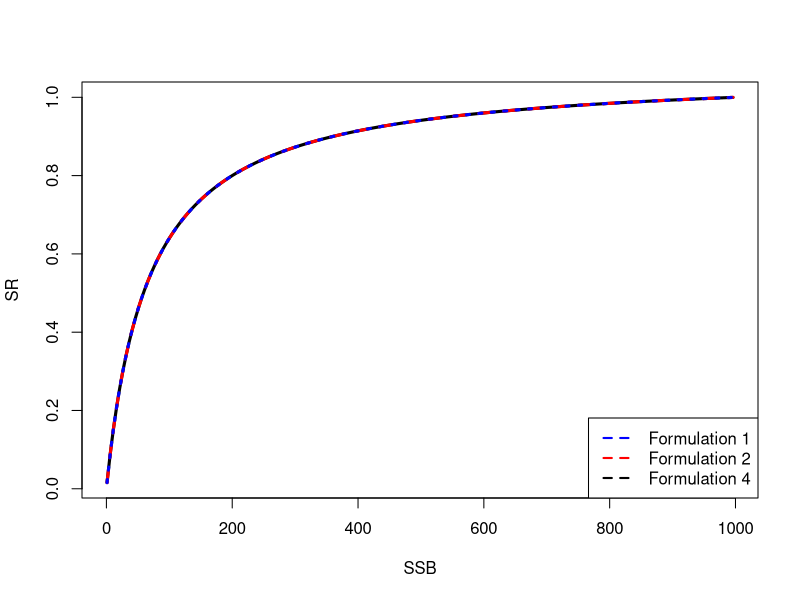

Here is the R script that generated this plot:
## ---- chunk 1
#' BH
#' @description Beverton holt stock recruit relationship parameterised with steepness
#' @param SSB Spawning stock biomass
#' @param B0 equilibrium SSB
#' @param h steepness parameter as defined by Doonan and Mace 1981, represents 
#' @return Stock recruit values between 0 and 1. You need to multiple them by R0 to get number of recruits
#' @export
#'
BH <- function(SSB,B0,h) {
  ssb_ratio = SSB / B0
  part_2 = (1 - ((5*h - 1) / (4*h)) * ( 1 - ssb_ratio))
  val = ssb_ratio / part_2
  return(val)
}

#' BH_non_equil 
#' @description Beverton holt stock recuit relationship parameterised with a and b instead of steepness
#' @param SSB Spawning stock biomass
#' @param alpha classic params alpha BH param
#' @param beta classic params beta BH param
#'
#' @return Number of recruits acording to the Beverton holt relationship
#' @export
#'
BH_ab_parameter = function(SSB, alpha, beta, model_type = 1) {
  R = 0
  if(model_type == 1) {
    R = (alpha * SSB) / (beta + SSB)
  } else if (model_type == 2) {
    R = SSB / (alpha + beta * SSB)
  } else if(model_type == 3) {
    R = (alpha * SSB) / (1 + beta * SSB)
  }
  return(R)
}

#' BH_convert_h_R0_to_a_b 
#' @description Convert steepness (h), R0, B0 to the a and b formulation of the stock recruit curve
#' @param SSB Spawning stock biomass
#' @param alpha classic params alpha BH param
#' @param beta classic params beta BH param
#'
#' @return Number of recruits acording to the Beverton holt relationship
#' @export
#'

BH_convert_h_R0_to_a_b <- function(h, R0, B0, model_type = 1) {
  a = b = SPR0 = 0
  SPR0 = B0 / R0
  if(model_type == 1){
    a = (4 * h * B0) / (SPR0 * (5 * h - 1))
    b =  B0 * (1 - h) / (5 * h - 1)
  } else if (model_type == 2) {
    a = SPR0 * (1 - (steepness - 0.2) / (0.8*steepness))
    b = (steepness - 0.2) / (0.8*steepness*R0)
  }

  return(list(a = a, b = b))
}

B0 = 1000
SPR0 = 0.001
R0 = B0/SPR0
steepness = 0.8
traditional_params = BH_convert_h_R0_to_a_b(steepness, R0, B0, model_type= 1)
traditional_params_alt = BH_convert_h_R0_to_a_b(steepness, R0, B0, model_type= 2)

SSB = seq(from = 1, to = 1000, by = 5)
SR = BH(SSB, B0 = B0, h = steepness)
SR_alt = BH_ab_parameter(SSB, alpha = traditional_params$a, beta = traditional_params$b, model_type = 1)/R0
SR_alt2 = BH_ab_parameter(SSB, alpha = traditional_params_alt$a, beta = traditional_params_alt$b, model_type = 2)/R0

plot(SSB, SR, type = "l", lwd = 3)
lines(SSB, SR_alt, lty = 2, col = "red", lwd =3)
lines(SSB, SR_alt2, lty = 3, col = "blue", lwd =3)
legend("bottomright", legend = c("Formulation 1", "Formulation 2", "Formulation 4"), col = c("blue","red","black"), lty = 2, lwd = 2)

